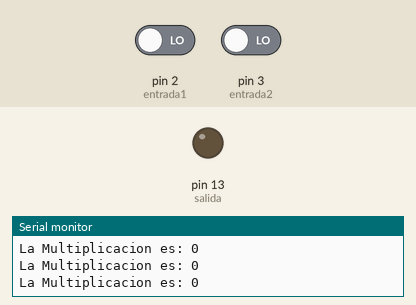
Recording of a sketch running on a simulated Arduino Uno, built with avr-gcc and run on an emulated ATmega328P. Shown: output pins drawn as LEDs (lit = HIGH), the last lines printed to the serial monitor. The test bench sets the inputs (shaded band); at power-on: pin 2 (entrada1) LOW, pin 3 (entrada2) LOW.

Above: at 1.2 s.
1.3 s: pin 2 (entrada1) driven HIGH and pin 3 (entrada2) driven HIGH
At 2.5 s:
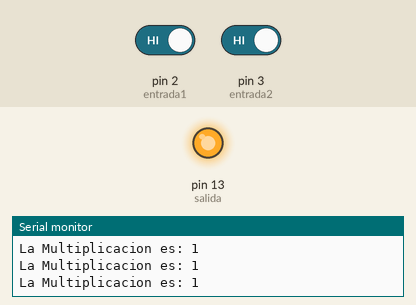
2.8 s: pin 2 (entrada1) driven LOW
At 4.1 s:
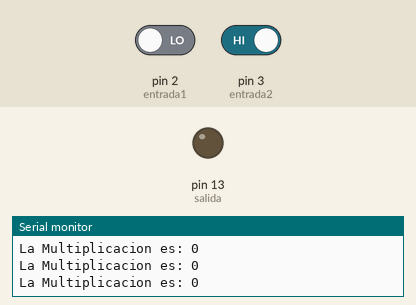
5.8 s: pin 2 (entrada1) driven HIGH
At 7.3 s:
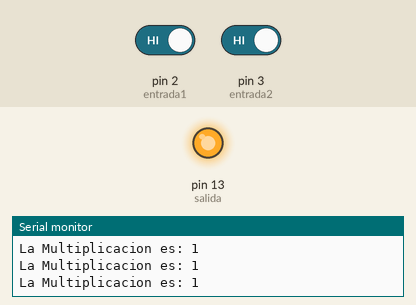
Timing chart, 0 to 8.8 s (numbered marks = the images above; inputs shaded):
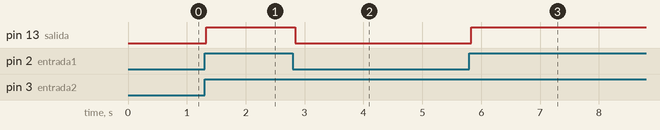

Measured:
- after the input at 1.3 s, pin 13 (salida): LOW → HIGH at once
- after the input at 2.8 s, pin 13 (salida): HIGH → LOW at once
- after the input at 5.8 s, pin 13 (salida): LOW → HIGH at once

The sketch:

Multiplicacion.ino
```cpp
// Programa: Operación lógica AND con dos entradas digitales
// Entradas: Pin 2 (p) y Pin 3 (q)
// Salida: Pin 13 (LED incrustado)

const int entrada1 = 2;   // Primer botón o señal digital
const int entrada2 = 3;   // Segundo botón o señal digital
const int salida   = 13;  // LED incrustado en la placa

void setup() {
  pinMode(entrada1, INPUT);   // Configura pin 2 como entrada
  pinMode(entrada2, INPUT);   // Configura pin 3 como entrada
  pinMode(salida, OUTPUT);    // Configura pin 13 como salida

  Serial.begin(9600);         // Inicializa comunicación serial
}

void loop() {
  int valor1 = digitalRead(entrada1);  // Lee estado de la primera entrada
  int valor2 = digitalRead(entrada2);  // Lee estado de la segunda entrada

  // Operación lógica AND
  Serial.print("La Multiplicacion es: ");
  if (valor1 && valor2 ) {
    digitalWrite(salida, HIGH);   // Enciende LED si ambas entradas están en HIGH
    Serial.println("1");
  } else {
    digitalWrite(salida, LOW);    // Apaga LED en cualquier otro caso
    Serial.println("0");
  }
}
```
